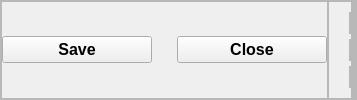
        <widget class="QFrame" name="Tetrode_Bottom_frame">
         <property name="minimumSize">
          <size>
           <width>0</width>
           <height>75</height>
          </size>
         </property>
         <property name="frameShape">
          <enum>QFrame::StyledPanel</enum>
         </property>
         <property name="frameShadow">
          <enum>QFrame::Raised</enum>
         </property>
         <layout class="QHBoxLayout" name="horizontalLayout_18">
          <property name="spacing">
           <number>0</number>
          </property>
          <property name="leftMargin">
           <number>0</number>
          </property>
          <property name="topMargin">
           <number>0</number>
          </property>
          <property name="rightMargin">
           <number>0</number>
          </property>
          <property name="bottomMargin">
           <number>0</number>
          </property>
          <item alignment="Qt::AlignHCenter">
           <widget class="QFrame" name="Tetrode_Save_frame">
            <property name="frameShape">
             <enum>QFrame::StyledPanel</enum>
            </property>
            <property name="frameShadow">
             <enum>QFrame::Raised</enum>
            </property>
            <layout class="QHBoxLayout" name="horizontalLayout_19">
             <property name="spacing">
              <number>25</number>
             </property>
             <property name="leftMargin">
              <number>0</number>
             </property>
             <property name="topMargin">
              <number>0</number>
             </property>
             <property name="rightMargin">
              <number>0</number>
             </property>
             <property name="bottomMargin">
              <number>0</number>
             </property>
             <item>
              <widget class="QPushButton" name="Tetrode_Save_pushButton">
               <property name="minimumSize">
                <size>
                 <width>150</width>
                 <height>0</height>
                </size>
               </property>
               <property name="maximumSize">
                <size>
                 <width>16777215</width>
                 <height>16777215</height>
                </size>
               </property>
               <property name="font">
                <font>
                 <pointsize>12</pointsize>
                 <weight>75</weight>
                 <bold>true</bold>
                </font>
               </property>
               <property name="text">
                <string>Save</string>
               </property>
              </widget>
             </item>
             <item>
              <widget class="QPushButton" name="Tetrode_Close_pushButton">
               <property name="minimumSize">
                <size>
                 <width>150</width>
                 <height>0</height>
                </size>
               </property>
               <property name="font">
                <font>
                 <pointsize>12</pointsize>
                 <weight>75</weight>
                 <bold>true</bold>
                </font>
               </property>
               <property name="text">
                <string>Close</string>
               </property>
              </widget>
             </item>
            </layout>
           </widget>
          </item>
          <item>
           <widget class="QFrame" name="Tetrode_Parameters_Readout_frame">
            <property name="frameShape">
             <enum>QFrame::StyledPanel</enum>
            </property>
            <property name="frameShadow">
             <enum>QFrame::Raised</enum>
            </property>
            <layout class="QVBoxLayout" name="verticalLayout_19" stretch="0,0,0">
             <property name="spacing">
              <number>5</number>
             </property>
             <property name="leftMargin">
              <number>20</number>
             </property>
             <property name="topMargin">
              <number>10</number>
             </property>
             <property name="rightMargin">
              <number>0</number>
             </property>
             <property name="bottomMargin">
              <number>10</number>
             </property>
             <item alignment="Qt::AlignLeft">
              <widget class="QFrame" name="Tetrode_Parameters_Readout_Cursor_frame">
               <property name="frameShape">
                <enum>QFrame::StyledPanel</enum>
               </property>
               <property name="frameShadow">
                <enum>QFrame::Raised</enum>
               </property>
               <layout class="QHBoxLayout" name="horizontalLayout_12">
                <property name="spacing">
                 <number>10</number>
                </property>
                <property name="leftMargin">
                 <number>0</number>
                </property>
                <property name="topMargin">
                 <number>0</number>
                </property>
                <property name="rightMargin">
                 <number>0</number>
                </property>
                <property name="bottomMargin">
                 <number>0</number>
                </property>
               </layout>
              </widget>
             </item>
             <item alignment="Qt::AlignLeft">
              <widget class="QFrame" name="Tetrode_Parameters_Readout_Selected_frame">
               <property name="frameShape">
                <enum>QFrame::StyledPanel</enum>
               </property>
               <property name="frameShadow">
                <enum>QFrame::Raised</enum>
               </property>
               <layout class="QHBoxLayout" name="horizontalLayout_13">
                <property name="spacing">
                 <number>10</number>
                </property>
                <property name="leftMargin">
                 <number>0</number>
                </property>
                <property name="topMargin">
                 <number>0</number>
                </property>
                <property name="rightMargin">
                 <number>0</number>
                </property>
                <property name="bottomMargin">
                 <number>0</number>
                </property>
               </layout>
              </widget>
             </item>
             <item alignment="Qt::AlignLeft">
              <widget class="QFrame" name="Tetrode_Parameters_Readout_Zoom_frame">
               <property name="frameShape">
                <enum>QFrame::StyledPanel</enum>
               </property>
               <property name="frameShadow">
                <enum>QFrame::Raised</enum>
               </property>
               <layout class="QHBoxLayout" name="horizontalLayout_14">
                <property name="spacing">
                 <number>10</number>
                </property>
                <property name="leftMargin">
                 <number>0</number>
                </property>
                <property name="topMargin">
                 <number>0</number>
                </property>
                <property name="rightMargin">
                 <number>0</number>
                </property>
                <property name="bottomMargin">
                 <number>0</number>
                </property>
               </layout>
              </widget>
             </item>
            </layout>
           </widget>
          </item>
          <item>
           <widget class="QFrame" name="Tetrode_Distance_Readout_frame">
            <property name="frameShape">
             <enum>QFrame::StyledPanel</enum>
            </property>
            <property name="frameShadow">
             <enum>QFrame::Raised</enum>
            </property>
            <layout class="QVBoxLayout" name="verticalLayout_18">
             <property name="spacing">
              <number>0</number>
             </property>
             <property name="leftMargin">
              <number>0</number>
             </property>
             <property name="topMargin">
              <number>0</number>
             </property>
             <property name="rightMargin">
              <number>0</number>
             </property>
             <property name="bottomMargin">
              <number>0</number>
             </property>
             <item>
              <widget class="QFrame" name="Tetrode_Distance_Readout_Neuron1_frame">
               <property name="frameShape">
                <enum>QFrame::StyledPanel</enum>
               </property>
               <property name="frameShadow">
                <enum>QFrame::Raised</enum>
               </property>
               <layout class="QVBoxLayout" name="verticalLayout_20">
                <property name="spacing">
                 <number>0</number>
                </property>
                <property name="leftMargin">
                 <number>0</number>
                </property>
                <property name="topMargin">
                 <number>0</number>
                </property>
                <property name="rightMargin">
                 <number>0</number>
                </property>
                <property name="bottomMargin">
                 <number>0</number>
                </property>
               </layout>
              </widget>
             </item>
             <item>
              <widget class="QFrame" name="Tetrode_Distance_Readout_Neuron2_frame">
               <property name="frameShape">
                <enum>QFrame::StyledPanel</enum>
               </property>
               <property name="frameShadow">
                <enum>QFrame::Raised</enum>
               </property>
               <layout class="QVBoxLayout" name="verticalLayout_21">
                <property name="spacing">
                 <number>0</number>
                </property>
                <property name="leftMargin">
                 <number>0</number>
                </property>
                <property name="topMargin">
                 <number>0</number>
                </property>
                <property name="rightMargin">
                 <number>0</number>
                </property>
                <property name="bottomMargin">
                 <number>0</number>
                </property>
               </layout>
              </widget>
             </item>
             <item>
              <widget class="QFrame" name="Tetrode_Distance_Readout_Neuron3_frame">
               <property name="frameShape">
                <enum>QFrame::StyledPanel</enum>
               </property>
               <property name="frameShadow">
                <enum>QFrame::Raised</enum>
               </property>
               <layout class="QVBoxLayout" name="verticalLayout_22">
                <property name="spacing">
                 <number>0</number>
                </property>
                <property name="leftMargin">
                 <number>0</number>
                </property>
                <property name="topMargin">
                 <number>0</number>
                </property>
                <property name="rightMargin">
                 <number>0</number>
                </property>
                <property name="bottomMargin">
                 <number>0</number>
                </property>
               </layout>
              </widget>
             </item>
            </layout>
           </widget>
          </item>
         </layout>
        </widget>
